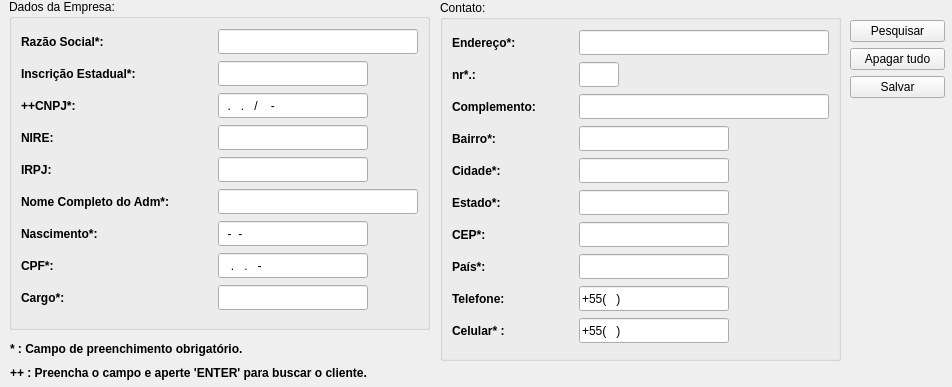
<?xml version="1.0" encoding="UTF-8"?>
<ui version="4.0">
 <class>registerclientpj</class>
 <widget class="QDialog" name="registerclientpj">
  <property name="geometry">
   <rect>
    <x>0</x>
    <y>0</y>
    <width>952</width>
    <height>387</height>
   </rect>
  </property>
  <property name="windowTitle">
   <string>Dialog</string>
  </property>
  <widget class="QWidget" name="layoutWidget_2">
   <property name="geometry">
    <rect>
     <x>10</x>
     <y>340</y>
     <width>438</width>
     <height>42</height>
    </rect>
   </property>
   <layout class="QVBoxLayout" name="verticalLayout_info">
    <item>
     <widget class="QLabel" name="label_2">
      <property name="font">
       <font>
        <weight>75</weight>
        <italic>false</italic>
        <bold>true</bold>
       </font>
      </property>
      <property name="text">
       <string>* : Campo de preenchimento obrigatório.</string>
      </property>
     </widget>
    </item>
    <item>
     <widget class="QLabel" name="label">
      <property name="font">
       <font>
        <weight>75</weight>
        <italic>false</italic>
        <bold>true</bold>
       </font>
      </property>
      <property name="text">
       <string>++ : Preencha o campo e aperte 'ENTER' para buscar o cliente.</string>
      </property>
     </widget>
    </item>
   </layout>
  </widget>
  <widget class="QGroupBox" name="groupBox_dados_da_empresa">
   <property name="geometry">
    <rect>
     <x>9</x>
     <y>-1</y>
     <width>421</width>
     <height>331</height>
    </rect>
   </property>
   <property name="styleSheet">
    <string notr="true"/>
   </property>
   <property name="title">
    <string>Dados da Empresa:</string>
   </property>
   <layout class="QHBoxLayout" name="horizontalLayout_2">
    <item>
     <layout class="QVBoxLayout" name="verticalLayout">
      <item>
       <widget class="QLabel" name="label_pj_razaoSocial">
        <property name="minimumSize">
         <size>
          <width>0</width>
          <height>25</height>
         </size>
        </property>
        <property name="maximumSize">
         <size>
          <width>16777215</width>
          <height>25</height>
         </size>
        </property>
        <property name="font">
         <font>
          <weight>75</weight>
          <bold>true</bold>
         </font>
        </property>
        <property name="text">
         <string>Razão Social*:</string>
        </property>
       </widget>
      </item>
      <item>
       <widget class="QLabel" name="label_pj_ie">
        <property name="minimumSize">
         <size>
          <width>0</width>
          <height>25</height>
         </size>
        </property>
        <property name="maximumSize">
         <size>
          <width>16777215</width>
          <height>25</height>
         </size>
        </property>
        <property name="font">
         <font>
          <weight>75</weight>
          <bold>true</bold>
         </font>
        </property>
        <property name="text">
         <string>Inscrição Estadual*:</string>
        </property>
       </widget>
      </item>
      <item>
       <widget class="QLabel" name="label_pj_cnpj">
        <property name="minimumSize">
         <size>
          <width>0</width>
          <height>25</height>
         </size>
        </property>
        <property name="maximumSize">
         <size>
          <width>16777215</width>
          <height>25</height>
         </size>
        </property>
        <property name="font">
         <font>
          <weight>75</weight>
          <bold>true</bold>
         </font>
        </property>
        <property name="text">
         <string>++CNPJ*:</string>
        </property>
       </widget>
      </item>
      <item>
       <widget class="QLabel" name="label_pj_nire">
        <property name="minimumSize">
         <size>
          <width>0</width>
          <height>25</height>
         </size>
        </property>
        <property name="maximumSize">
         <size>
          <width>16777215</width>
          <height>25</height>
         </size>
        </property>
        <property name="font">
         <font>
          <weight>75</weight>
          <bold>true</bold>
         </font>
        </property>
        <property name="text">
         <string>NIRE:</string>
        </property>
       </widget>
      </item>
      <item>
       <widget class="QLabel" name="label_pj_irpj">
        <property name="minimumSize">
         <size>
          <width>0</width>
          <height>25</height>
         </size>
        </property>
        <property name="maximumSize">
         <size>
          <width>16777215</width>
          <height>25</height>
         </size>
        </property>
        <property name="font">
         <font>
          <weight>75</weight>
          <bold>true</bold>
         </font>
        </property>
        <property name="text">
         <string>IRPJ:</string>
        </property>
       </widget>
      </item>
      <item>
       <widget class="QLabel" name="label_pj_nome_do_adm">
        <property name="minimumSize">
         <size>
          <width>0</width>
          <height>25</height>
         </size>
        </property>
        <property name="maximumSize">
         <size>
          <width>16777215</width>
          <height>25</height>
         </size>
        </property>
        <property name="font">
         <font>
          <weight>75</weight>
          <bold>true</bold>
         </font>
        </property>
        <property name="text">
         <string>Nome Completo do Adm*:</string>
        </property>
       </widget>
      </item>
      <item>
       <widget class="QLabel" name="label_3">
        <property name="minimumSize">
         <size>
          <width>0</width>
          <height>25</height>
         </size>
        </property>
        <property name="maximumSize">
         <size>
          <width>16777215</width>
          <height>25</height>
         </size>
        </property>
        <property name="font">
         <font>
          <weight>75</weight>
          <bold>true</bold>
         </font>
        </property>
        <property name="text">
         <string>Nascimento*:</string>
        </property>
       </widget>
      </item>
      <item>
       <widget class="QLabel" name="label_pj_cpf">
        <property name="minimumSize">
         <size>
          <width>0</width>
          <height>25</height>
         </size>
        </property>
        <property name="maximumSize">
         <size>
          <width>16777215</width>
          <height>25</height>
         </size>
        </property>
        <property name="font">
         <font>
          <weight>75</weight>
          <bold>true</bold>
         </font>
        </property>
        <property name="text">
         <string>CPF*:</string>
        </property>
       </widget>
      </item>
      <item>
       <widget class="QLabel" name="label_pj_cargo">
        <property name="minimumSize">
         <size>
          <width>0</width>
          <height>25</height>
         </size>
        </property>
        <property name="maximumSize">
         <size>
          <width>16777215</width>
          <height>25</height>
         </size>
        </property>
        <property name="font">
         <font>
          <weight>75</weight>
          <bold>true</bold>
         </font>
        </property>
        <property name="text">
         <string>Cargo*:</string>
        </property>
       </widget>
      </item>
     </layout>
    </item>
    <item>
     <layout class="QVBoxLayout" name="verticalLayout_2">
      <item>
       <widget class="QLineEdit" name="pj_razao_social">
        <property name="minimumSize">
         <size>
          <width>200</width>
          <height>25</height>
         </size>
        </property>
        <property name="maximumSize">
         <size>
          <width>200</width>
          <height>25</height>
         </size>
        </property>
        <property name="inputMask">
         <string/>
        </property>
        <property name="text">
         <string/>
        </property>
        <property name="maxLength">
         <number>40</number>
        </property>
        <property name="cursorPosition">
         <number>0</number>
        </property>
       </widget>
      </item>
      <item>
       <widget class="QLineEdit" name="pj_ie">
        <property name="minimumSize">
         <size>
          <width>150</width>
          <height>25</height>
         </size>
        </property>
        <property name="maximumSize">
         <size>
          <width>150</width>
          <height>25</height>
         </size>
        </property>
        <property name="maxLength">
         <number>15</number>
        </property>
        <property name="cursorPosition">
         <number>0</number>
        </property>
       </widget>
      </item>
      <item>
       <widget class="QLineEdit" name="pj_cnpj">
        <property name="minimumSize">
         <size>
          <width>150</width>
          <height>25</height>
         </size>
        </property>
        <property name="maximumSize">
         <size>
          <width>150</width>
          <height>25</height>
         </size>
        </property>
        <property name="inputMask">
         <string>99.999.999/9999-99</string>
        </property>
        <property name="maxLength">
         <number>18</number>
        </property>
        <property name="cursorPosition">
         <number>0</number>
        </property>
       </widget>
      </item>
      <item>
       <widget class="QLineEdit" name="pj_nire">
        <property name="minimumSize">
         <size>
          <width>150</width>
          <height>25</height>
         </size>
        </property>
        <property name="maximumSize">
         <size>
          <width>150</width>
          <height>25</height>
         </size>
        </property>
        <property name="maxLength">
         <number>15</number>
        </property>
        <property name="cursorPosition">
         <number>0</number>
        </property>
       </widget>
      </item>
      <item>
       <widget class="QLineEdit" name="pj_irpj">
        <property name="minimumSize">
         <size>
          <width>150</width>
          <height>25</height>
         </size>
        </property>
        <property name="maximumSize">
         <size>
          <width>150</width>
          <height>25</height>
         </size>
        </property>
        <property name="maxLength">
         <number>15</number>
        </property>
        <property name="cursorPosition">
         <number>0</number>
        </property>
       </widget>
      </item>
      <item>
       <widget class="QLineEdit" name="pj_nome_do_adm">
        <property name="minimumSize">
         <size>
          <width>200</width>
          <height>25</height>
         </size>
        </property>
        <property name="maximumSize">
         <size>
          <width>200</width>
          <height>25</height>
         </size>
        </property>
        <property name="maxLength">
         <number>40</number>
        </property>
        <property name="cursorPosition">
         <number>0</number>
        </property>
       </widget>
      </item>
      <item>
       <widget class="QLineEdit" name="pj_nascimento">
        <property name="minimumSize">
         <size>
          <width>150</width>
          <height>25</height>
         </size>
        </property>
        <property name="maximumSize">
         <size>
          <width>150</width>
          <height>25</height>
         </size>
        </property>
        <property name="inputMask">
         <string>99-99-9999</string>
        </property>
       </widget>
      </item>
      <item>
       <widget class="QLineEdit" name="pj_cpf">
        <property name="minimumSize">
         <size>
          <width>150</width>
          <height>25</height>
         </size>
        </property>
        <property name="maximumSize">
         <size>
          <width>150</width>
          <height>25</height>
         </size>
        </property>
        <property name="inputMask">
         <string>999.999.999-99</string>
        </property>
        <property name="maxLength">
         <number>14</number>
        </property>
        <property name="cursorPosition">
         <number>0</number>
        </property>
       </widget>
      </item>
      <item>
       <widget class="QLineEdit" name="pj_cargo">
        <property name="minimumSize">
         <size>
          <width>150</width>
          <height>25</height>
         </size>
        </property>
        <property name="maximumSize">
         <size>
          <width>150</width>
          <height>25</height>
         </size>
        </property>
        <property name="maxLength">
         <number>15</number>
        </property>
        <property name="cursorPosition">
         <number>0</number>
        </property>
       </widget>
      </item>
     </layout>
    </item>
   </layout>
  </widget>
  <widget class="QWidget" name="layoutWidget">
   <property name="geometry">
    <rect>
     <x>850</x>
     <y>0</y>
     <width>95</width>
     <height>154</height>
    </rect>
   </property>
   <layout class="QVBoxLayout" name="verticalLayout_botoes">
    <property name="topMargin">
     <number>20</number>
    </property>
    <item>
     <widget class="QPushButton" name="pesquisar_client">
      <property name="text">
       <string>Pesquisar</string>
      </property>
      <property name="autoDefault">
       <bool>false</bool>
      </property>
     </widget>
    </item>
    <item>
     <widget class="QPushButton" name="deleteAllButton">
      <property name="text">
       <string>Apagar tudo</string>
      </property>
      <property name="autoDefault">
       <bool>false</bool>
      </property>
     </widget>
    </item>
    <item>
     <widget class="QPushButton" name="salvar">
      <property name="text">
       <string>Salvar</string>
      </property>
      <property name="autoDefault">
       <bool>false</bool>
      </property>
     </widget>
    </item>
    <item>
     <spacer name="verticalSpacer">
      <property name="orientation">
       <enum>Qt::Vertical</enum>
      </property>
      <property name="sizeHint" stdset="0">
       <size>
        <width>20</width>
        <height>40</height>
       </size>
      </property>
     </spacer>
    </item>
   </layout>
  </widget>
  <widget class="QGroupBox" name="groupBox_contato">
   <property name="geometry">
    <rect>
     <x>440</x>
     <y>0</y>
     <width>401</width>
     <height>361</height>
    </rect>
   </property>
   <property name="styleSheet">
    <string notr="true"/>
   </property>
   <property name="title">
    <string>Contato:</string>
   </property>
   <layout class="QHBoxLayout" name="horizontalLayout_3">
    <item>
     <layout class="QVBoxLayout" name="verticalLayout_4">
      <item>
       <widget class="QLabel" name="label_pj_endereco">
        <property name="minimumSize">
         <size>
          <width>0</width>
          <height>25</height>
         </size>
        </property>
        <property name="maximumSize">
         <size>
          <width>16777215</width>
          <height>25</height>
         </size>
        </property>
        <property name="font">
         <font>
          <weight>75</weight>
          <bold>true</bold>
         </font>
        </property>
        <property name="text">
         <string>Endereço*:</string>
        </property>
       </widget>
      </item>
      <item>
       <widget class="QLabel" name="label_pj_nr">
        <property name="minimumSize">
         <size>
          <width>0</width>
          <height>25</height>
         </size>
        </property>
        <property name="maximumSize">
         <size>
          <width>16777215</width>
          <height>25</height>
         </size>
        </property>
        <property name="font">
         <font>
          <family>Ubuntu</family>
          <weight>75</weight>
          <bold>true</bold>
         </font>
        </property>
        <property name="text">
         <string>nr*.:</string>
        </property>
       </widget>
      </item>
      <item>
       <widget class="QLabel" name="label_pj_complemento">
        <property name="minimumSize">
         <size>
          <width>0</width>
          <height>25</height>
         </size>
        </property>
        <property name="maximumSize">
         <size>
          <width>16777215</width>
          <height>25</height>
         </size>
        </property>
        <property name="font">
         <font>
          <weight>75</weight>
          <bold>true</bold>
         </font>
        </property>
        <property name="text">
         <string>Complemento:</string>
        </property>
       </widget>
      </item>
      <item>
       <widget class="QLabel" name="label_pj_bairro">
        <property name="minimumSize">
         <size>
          <width>0</width>
          <height>25</height>
         </size>
        </property>
        <property name="maximumSize">
         <size>
          <width>16777215</width>
          <height>25</height>
         </size>
        </property>
        <property name="font">
         <font>
          <weight>75</weight>
          <bold>true</bold>
         </font>
        </property>
        <property name="text">
         <string>Bairro*:</string>
        </property>
       </widget>
      </item>
      <item>
       <widget class="QLabel" name="label_pj_cidade">
        <property name="minimumSize">
         <size>
          <width>0</width>
          <height>25</height>
         </size>
        </property>
        <property name="maximumSize">
         <size>
          <width>16777215</width>
          <height>25</height>
         </size>
        </property>
        <property name="font">
         <font>
          <weight>75</weight>
          <bold>true</bold>
         </font>
        </property>
        <property name="text">
         <string>Cidade*:</string>
        </property>
       </widget>
      </item>
      <item>
       <widget class="QLabel" name="label_pj_estado">
        <property name="minimumSize">
         <size>
          <width>0</width>
          <height>25</height>
         </size>
        </property>
        <property name="maximumSize">
         <size>
          <width>16777215</width>
          <height>25</height>
         </size>
        </property>
        <property name="font">
         <font>
          <weight>75</weight>
          <bold>true</bold>
         </font>
        </property>
        <property name="text">
         <string>Estado*:</string>
        </property>
       </widget>
      </item>
      <item>
       <widget class="QLabel" name="label_pj_cep">
        <property name="minimumSize">
         <size>
          <width>0</width>
          <height>25</height>
         </size>
        </property>
        <property name="maximumSize">
         <size>
          <width>16777215</width>
          <height>25</height>
         </size>
        </property>
        <property name="font">
         <font>
          <weight>75</weight>
          <bold>true</bold>
         </font>
        </property>
        <property name="text">
         <string>CEP*:</string>
        </property>
       </widget>
      </item>
      <item>
       <widget class="QLabel" name="label_pj_pais">
        <property name="minimumSize">
         <size>
          <width>0</width>
          <height>25</height>
         </size>
        </property>
        <property name="maximumSize">
         <size>
          <width>16777215</width>
          <height>25</height>
         </size>
        </property>
        <property name="font">
         <font>
          <weight>75</weight>
          <bold>true</bold>
         </font>
        </property>
        <property name="text">
         <string>País*:</string>
        </property>
       </widget>
      </item>
      <item>
       <widget class="QLabel" name="label_pj_telefone">
        <property name="minimumSize">
         <size>
          <width>0</width>
          <height>25</height>
         </size>
        </property>
        <property name="maximumSize">
         <size>
          <width>16777215</width>
          <height>25</height>
         </size>
        </property>
        <property name="font">
         <font>
          <weight>75</weight>
          <bold>true</bold>
         </font>
        </property>
        <property name="text">
         <string>Telefone:</string>
        </property>
       </widget>
      </item>
      <item>
       <widget class="QLabel" name="label_pj_celular">
        <property name="minimumSize">
         <size>
          <width>0</width>
          <height>25</height>
         </size>
        </property>
        <property name="maximumSize">
         <size>
          <width>16777215</width>
          <height>25</height>
         </size>
        </property>
        <property name="font">
         <font>
          <weight>75</weight>
          <bold>true</bold>
         </font>
        </property>
        <property name="text">
         <string>Celular* :</string>
        </property>
       </widget>
      </item>
     </layout>
    </item>
    <item>
     <layout class="QVBoxLayout" name="verticalLayout_6">
      <item>
       <widget class="QLineEdit" name="pj_endereco">
        <property name="minimumSize">
         <size>
          <width>250</width>
          <height>25</height>
         </size>
        </property>
        <property name="maximumSize">
         <size>
          <width>250</width>
          <height>25</height>
         </size>
        </property>
        <property name="maxLength">
         <number>40</number>
        </property>
        <property name="cursorPosition">
         <number>0</number>
        </property>
       </widget>
      </item>
      <item>
       <widget class="QLineEdit" name="pj_nr">
        <property name="minimumSize">
         <size>
          <width>40</width>
          <height>25</height>
         </size>
        </property>
        <property name="maximumSize">
         <size>
          <width>40</width>
          <height>25</height>
         </size>
        </property>
        <property name="maxLength">
         <number>4</number>
        </property>
        <property name="cursorPosition">
         <number>0</number>
        </property>
       </widget>
      </item>
      <item>
       <widget class="QLineEdit" name="pj_complemento">
        <property name="minimumSize">
         <size>
          <width>250</width>
          <height>25</height>
         </size>
        </property>
        <property name="maximumSize">
         <size>
          <width>250</width>
          <height>25</height>
         </size>
        </property>
        <property name="maxLength">
         <number>40</number>
        </property>
        <property name="cursorPosition">
         <number>0</number>
        </property>
       </widget>
      </item>
      <item>
       <widget class="QLineEdit" name="pj_bairro">
        <property name="minimumSize">
         <size>
          <width>150</width>
          <height>25</height>
         </size>
        </property>
        <property name="maximumSize">
         <size>
          <width>150</width>
          <height>25</height>
         </size>
        </property>
        <property name="maxLength">
         <number>15</number>
        </property>
        <property name="cursorPosition">
         <number>0</number>
        </property>
       </widget>
      </item>
      <item>
       <widget class="QLineEdit" name="pj_cidade">
        <property name="minimumSize">
         <size>
          <width>150</width>
          <height>25</height>
         </size>
        </property>
        <property name="maximumSize">
         <size>
          <width>150</width>
          <height>25</height>
         </size>
        </property>
        <property name="maxLength">
         <number>15</number>
        </property>
        <property name="cursorPosition">
         <number>0</number>
        </property>
       </widget>
      </item>
      <item>
       <widget class="QLineEdit" name="pj_estado">
        <property name="minimumSize">
         <size>
          <width>150</width>
          <height>25</height>
         </size>
        </property>
        <property name="maximumSize">
         <size>
          <width>150</width>
          <height>25</height>
         </size>
        </property>
        <property name="maxLength">
         <number>15</number>
        </property>
        <property name="cursorPosition">
         <number>0</number>
        </property>
       </widget>
      </item>
      <item>
       <widget class="QLineEdit" name="pj_cep">
        <property name="minimumSize">
         <size>
          <width>150</width>
          <height>25</height>
         </size>
        </property>
        <property name="maximumSize">
         <size>
          <width>150</width>
          <height>25</height>
         </size>
        </property>
        <property name="maxLength">
         <number>9</number>
        </property>
        <property name="cursorPosition">
         <number>0</number>
        </property>
       </widget>
      </item>
      <item>
       <widget class="QLineEdit" name="pj_pais">
        <property name="minimumSize">
         <size>
          <width>150</width>
          <height>25</height>
         </size>
        </property>
        <property name="maximumSize">
         <size>
          <width>150</width>
          <height>25</height>
         </size>
        </property>
        <property name="maxLength">
         <number>15</number>
        </property>
        <property name="cursorPosition">
         <number>0</number>
        </property>
       </widget>
      </item>
      <item>
       <widget class="QLineEdit" name="pj_telefone">
        <property name="minimumSize">
         <size>
          <width>150</width>
          <height>25</height>
         </size>
        </property>
        <property name="maximumSize">
         <size>
          <width>150</width>
          <height>25</height>
         </size>
        </property>
        <property name="inputMask">
         <string>+99(999)999999999</string>
        </property>
        <property name="text">
         <string>+55()</string>
        </property>
        <property name="maxLength">
         <number>17</number>
        </property>
        <property name="cursorPosition">
         <number>17</number>
        </property>
       </widget>
      </item>
      <item>
       <widget class="QLineEdit" name="pj_celular">
        <property name="minimumSize">
         <size>
          <width>150</width>
          <height>25</height>
         </size>
        </property>
        <property name="maximumSize">
         <size>
          <width>150</width>
          <height>25</height>
         </size>
        </property>
        <property name="inputMask">
         <string>+99(999)999999999</string>
        </property>
        <property name="text">
         <string>+55()</string>
        </property>
        <property name="maxLength">
         <number>17</number>
        </property>
        <property name="cursorPosition">
         <number>17</number>
        </property>
       </widget>
      </item>
     </layout>
    </item>
   </layout>
  </widget>
 </widget>
 <resources/>
 <connections/>
</ui>
